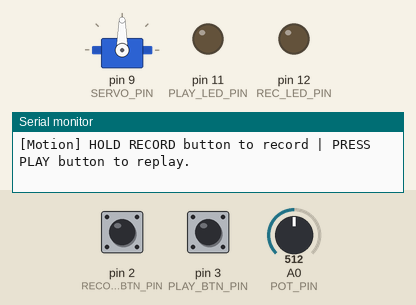
Bench run of a sketch on a simulated Arduino Uno, built with avr-gcc and run on an emulated ATmega328P. Parts: servo, output pins drawn as LEDs (lit = HIGH), the last lines printed to the serial monitor. Inputs (shaded band) come from the test bench; at power-on: pin 2 (RECORD_BTN_PIN) HIGH, pin 3 (PLAY_BTN_PIN) HIGH, A0 (POT_PIN) = 512. EEPROM starts erased.

Above: at 1.2 s.
1.3 s: pin 2 (RECORD_BTN_PIN) pulled LOW for 0.15 s
At 1.37 s:
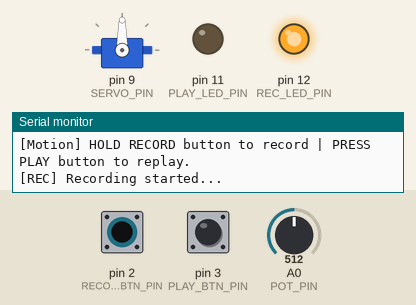
2.9 s: pin 3 (PLAY_BTN_PIN) pulled LOW for 1 s
At 3.4 s:
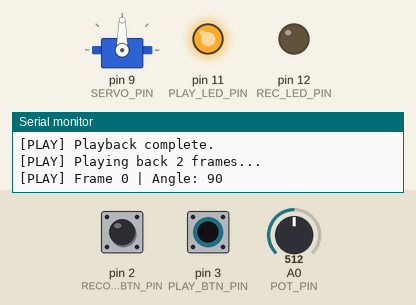
5.9 s: A0 (POT_PIN) set to 716
At 6.9 s:
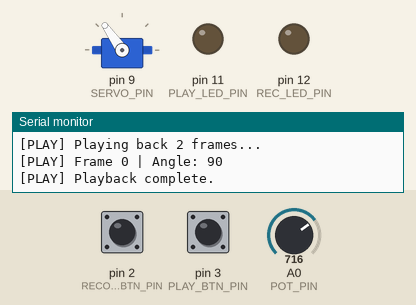
7.4 s: pin 2 (RECORD_BTN_PIN) pulled LOW for 1 s
At 8.1 s:
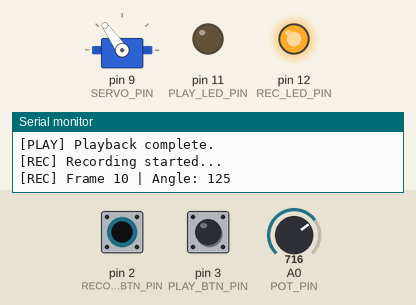
9.9 s: pin 3 (PLAY_BTN_PIN) pulled LOW for 0.15 s
At 10.6 s:
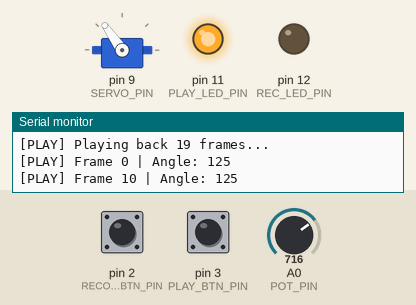
12.3 s: A0 (POT_PIN) set to 900
At 13.0 s:
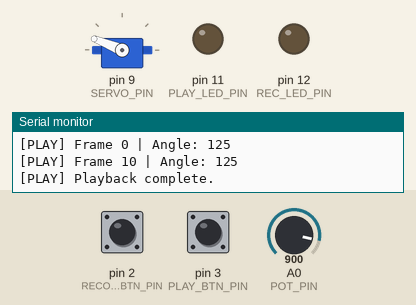
Timing chart, 0 to 14.8 s (numbered marks = the images above; inputs shaded):
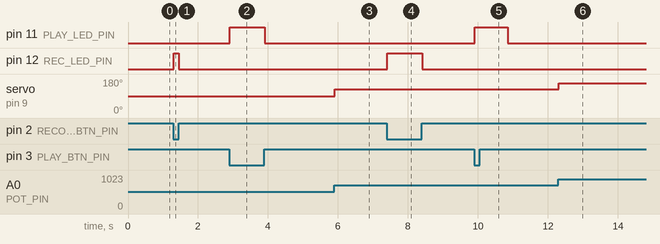

The sketch:

Day_65_EEPROM_Motion_Recorder.ino
```cpp
/*
 * 100 Projects with Arduino - Day 65
 * Project: EEPROM Servo Motion Recorder & Playback (Non-Volatile Motion Capture)
 *
 * DESCRIPTION:
 * This project turns the Arduino into a servo motion recorder. A potentiometer
 * controls a servo in real time. While the RECORD button is held, every servo
 * position is sampled at a fixed rate and saved to the ATmega328P's internal
 * EEPROM. When the PLAY button is pressed, the exact same motion is replayed
 * at the same speed — persistently, even after power off.
 *
 * EEPROM LAYOUT:
 *   Byte 0:       Frame count (how many positions recorded, max 253)
 *   Bytes 1–253:  Servo positions (0–180 degrees), one byte per frame
 *   Byte 254:     Magic sentinel byte (0xA5) — confirms valid recording exists
 *
 * EEPROM FACTS (ATmega328P):
 *   Total EEPROM: 1024 bytes
 *   Endurance:    100,000 write/erase cycles per cell (rated)
 *   Retention:    20+ years at 25°C
 *   Write time:   ~3.3 ms per byte (handled internally by avr/eeprom.h)
 *   Read time:    ~0 ms (synchronous read from NVM array)
 *
 * WEAR-LEVELING NOTE:
 *   We always write to the same addresses (no wear-leveling). With max 100
 *   recordings per day, at 253 bytes per recording, the EEPROM would last
 *   100,000 / 100 = 1000 days ≈ 2.7 years. For production use, implement a
 *   rotating page-based write pointer.
 *
 * SAMPLE RATE: One servo position stored per RECORD_INTERVAL_MS (default 50ms)
 *   → 50ms per frame = 20 Hz recording rate
 *   → 253 frames max = 12.65 seconds of motion per recording
 *
 * WIRING:
 *   Potentiometer Wiper  -> A0
 *   Servo Signal         -> D9
 *   RECORD Button        -> D2 (to GND, INPUT_PULLUP)
 *   PLAY Button          -> D3 (to GND, INPUT_PULLUP)
 *   STATUS LED (record)  -> D12 (HIGH during recording)
 *   STATUS LED (play)    -> D11 (HIGH during playback)
 */

#include <EEPROM.h>
#include <Servo.h>

// --- PINS ---
const int POT_PIN = A0;
const int SERVO_PIN = 9;
const int RECORD_BTN_PIN = 2;
const int PLAY_BTN_PIN = 3;
const int REC_LED_PIN = 12;
const int PLAY_LED_PIN = 11;

// --- EEPROM LAYOUT CONSTANTS ---
const int EEPROM_COUNT_ADDR = 0;    // Byte 0: frame count
const int EEPROM_DATA_ADDR = 1;     // Bytes 1–253: servo angles
const int EEPROM_MAGIC_ADDR = 254;  // Byte 254: magic sentinel
const uint8_t EEPROM_MAGIC = 0xA5;  // Valid recording marker
const int MAX_FRAMES = 253;         // Maximum recordable frames

// --- TIMING ---
const unsigned long RECORD_INTERVAL_MS = 50;  // 20 Hz sample rate
const unsigned long DEBOUNCE_MS = 30;

// --- SERVO ---
Servo myServo;

// --- STATE MACHINE ---
enum State { IDLE, RECORDING, PLAYING };
State state = IDLE;

void setup() {
  Serial.begin(9600);
  pinMode(RECORD_BTN_PIN, INPUT_PULLUP);
  pinMode(PLAY_BTN_PIN, INPUT_PULLUP);
  pinMode(REC_LED_PIN, OUTPUT);
  pinMode(PLAY_LED_PIN, OUTPUT);
  myServo.attach(SERVO_PIN);
  myServo.write(90);  // Center position

  // Check for existing valid recording
  if (EEPROM.read(EEPROM_MAGIC_ADDR) == EEPROM_MAGIC) {
    uint8_t frames = EEPROM.read(EEPROM_COUNT_ADDR);
    Serial.print(F("[EEPROM] Valid recording found: "));
    Serial.print(frames);
    Serial.println(F(" frames."));
  } else {
    Serial.println(F("[EEPROM] No previous recording. Record a motion first."));
  }

  Serial.println(F("[Motion] HOLD RECORD button to record | PRESS PLAY button to replay."));
}

void loop() {
  bool recBtn = (digitalRead(RECORD_BTN_PIN) == LOW);
  bool playBtn = (digitalRead(PLAY_BTN_PIN) == LOW);

  // --- Read pot and drive servo in real time (unless playing back) ---
  if (state != PLAYING) {
    int potVal = analogRead(POT_PIN);
    int servoPos = map(potVal, 0, 1023, 0, 180);
    myServo.write(servoPos);

    // --- RECORDING ---
    if (recBtn) {
      if (state != RECORDING) {
        startRecording();
      }
      recordFrame();
    } else {
      if (state == RECORDING) {
        stopRecording();
      }
    }
  }

  // --- PLAYBACK ---
  if (playBtn && state == IDLE) {
    playRecording();
  }
}

// =============================================================
//  RECORDING LOGIC
// =============================================================
uint8_t frameCount = 0;
unsigned long lastRecordTime = 0;

void startRecording() {
  state = RECORDING;
  frameCount = 0;
  lastRecordTime = millis();
  digitalWrite(REC_LED_PIN, HIGH);
  Serial.println(F("[REC] Recording started..."));
}

void recordFrame() {
  if (state != RECORDING) return;
  if (millis() - lastRecordTime < RECORD_INTERVAL_MS) return;
  if (frameCount >= MAX_FRAMES) {
    stopRecording();
    return;
  }

  int potVal = analogRead(POT_PIN);
  uint8_t angle = (uint8_t)map(potVal, 0, 1023, 0, 180);

  EEPROM.write(EEPROM_DATA_ADDR + frameCount, angle);
  frameCount++;
  lastRecordTime = millis();

  // Show progress every 10 frames
  if (frameCount % 10 == 0) {
    Serial.print(F("[REC] Frame "));
    Serial.print(frameCount);
    Serial.print(F(" | Angle: "));
    Serial.println(angle);
  }
}

void stopRecording() {
  state = IDLE;
  // Save frame count and magic sentinel
  EEPROM.write(EEPROM_COUNT_ADDR, frameCount);
  EEPROM.write(EEPROM_MAGIC_ADDR, EEPROM_MAGIC);
  digitalWrite(REC_LED_PIN, LOW);
  Serial.print(F("[REC] Recording stopped. Total frames: "));
  Serial.print(frameCount);
  Serial.print(F(" ("));
  Serial.print((float)frameCount * RECORD_INTERVAL_MS / 1000.0f, 2);
  Serial.println(F(" seconds saved to EEPROM)"));
}

// =============================================================
//  PLAYBACK LOGIC
// =============================================================
void playRecording() {
  // Validate recording
  if (EEPROM.read(EEPROM_MAGIC_ADDR) != EEPROM_MAGIC) {
    Serial.println(F("[PLAY] No valid recording found. Record first."));
    return;
  }

  uint8_t frames = EEPROM.read(EEPROM_COUNT_ADDR);
  if (frames == 0) {
    Serial.println(F("[PLAY] Recording has 0 frames. Nothing to play."));
    return;
  }

  state = PLAYING;
  digitalWrite(PLAY_LED_PIN, HIGH);
  Serial.print(F("[PLAY] Playing back "));
  Serial.print(frames);
  Serial.println(F(" frames..."));

  for (uint8_t i = 0; i < frames; i++) {
    uint8_t angle = EEPROM.read(EEPROM_DATA_ADDR + i);
    myServo.write(angle);
    delay(RECORD_INTERVAL_MS);  // Replay at the same rate as recording

    if (i % 10 == 0) {
      Serial.print(F("[PLAY] Frame "));
      Serial.print(i);
      Serial.print(F(" | Angle: "));
      Serial.println(angle);
    }
  }

  digitalWrite(PLAY_LED_PIN, LOW);
  state = IDLE;
  Serial.println(F("[PLAY] Playback complete."));
}
```

Measured:
- after the input at 1.3 s, pin 12 (REC_LED_PIN): LOW → HIGH at once, → LOW 0.15 s later
- after the input at 2.9 s, pin 11 (PLAY_LED_PIN): LOW → HIGH at once, → LOW 1.0 s later
- after the input at 5.9 s, servo on pin 9 (SERVO_PIN): 90° → 125° at once
- after the input at 7.4 s, pin 12 (REC_LED_PIN): LOW → HIGH at once, → LOW 1.0 s later
- after the input at 9.9 s, pin 11 (PLAY_LED_PIN): LOW → HIGH at once, → LOW 0.95 s later
- after the input at 12.3 s, servo on pin 9 (SERVO_PIN): 125° → 158° at once
